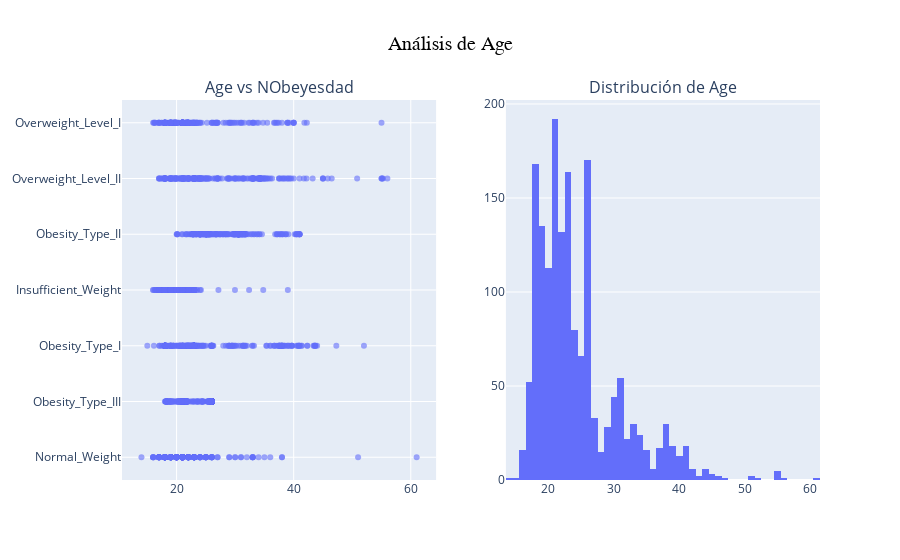
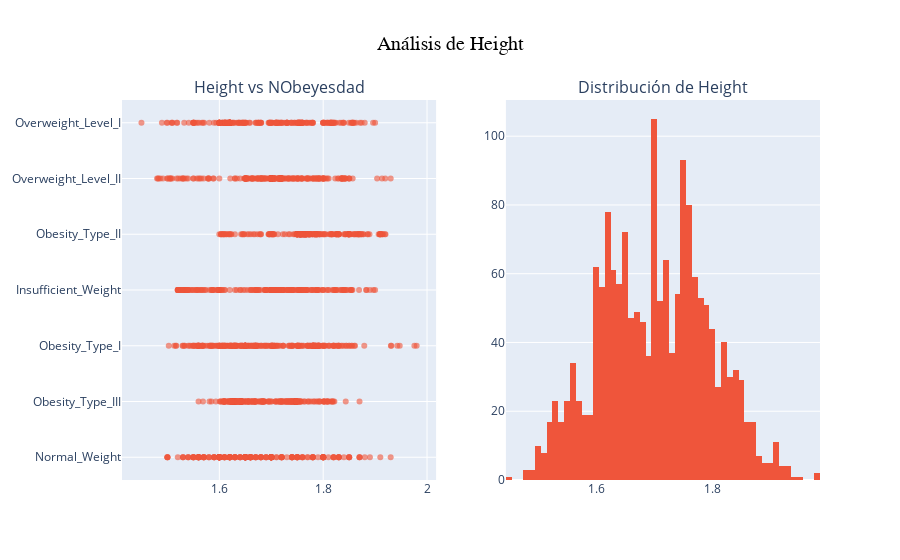
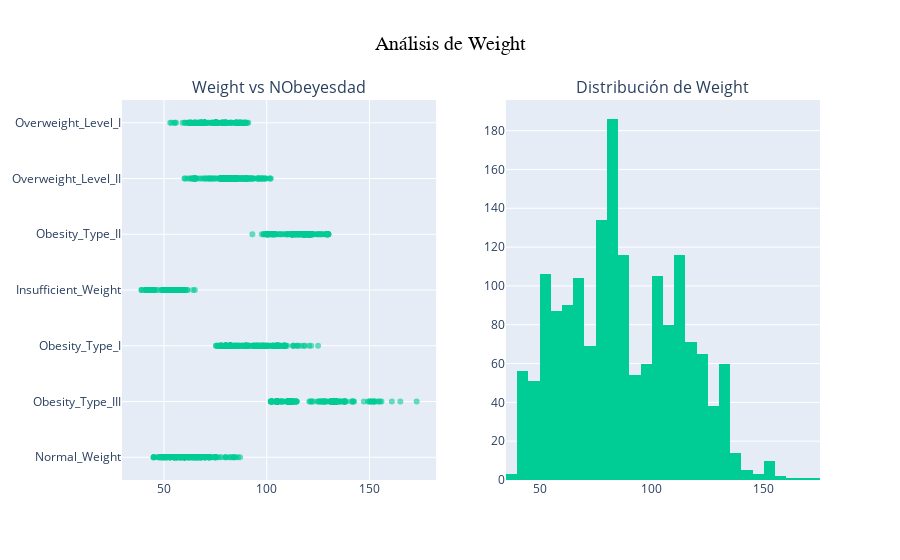
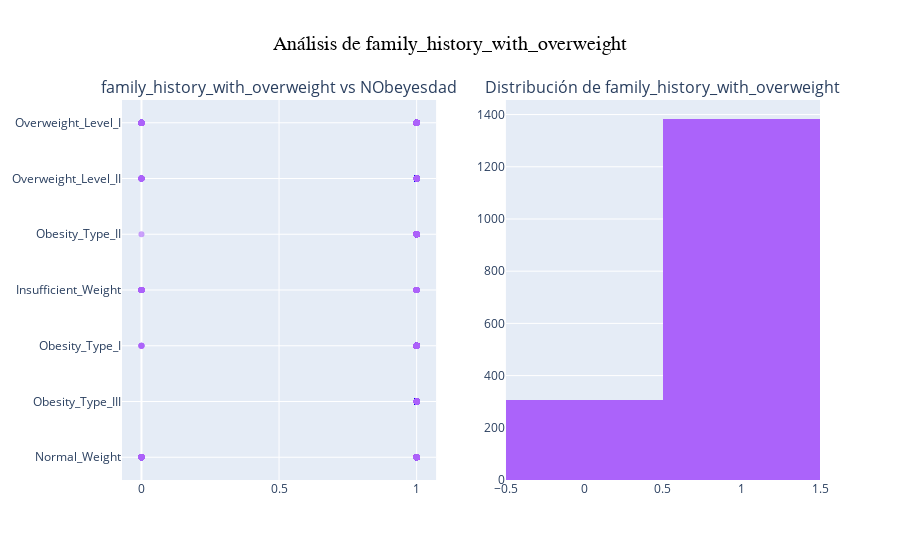

The notebook cell these images were saved under, in order:
### Markdown cell above
Para las variables numéricas, se procede a analizar su comportamiento respecto al target `NObeyesdad`:

### Code cell
for i, var in enumerate(numerical_cols):
    color = colors[i]

    fig = make_subplots(rows=1, cols=2, subplot_titles=(f"{var} vs NObeyesdad", f"Distribución de {var}"))

    scatter = go.Scatter(x=train_df_clas[var], y=train_df_clas["NObeyesdad"], mode="markers", marker=dict(color=color, opacity=0.6), name=f"{var} vs NObeyesdad")
    fig.add_trace(scatter, row=1, col=1)

    hist = go.Histogram(x=train_df_clas[var], marker_color=color, name=f"Distribución de {var}")
    fig.add_trace(hist, row=1, col=2)

    fig.update_layout(title_text=f"Análisis de {var}", title_font=dict(size=20, family="Arial", color="black"), title_x=0.5, showlegend=False)

    fig.show()

### Figure 1 — Plotly figure (JSON) as saved in the notebook; plotly's stock layout.template omitted (floating-point values rounded to 4 significant figures; data arrays with more than 128 entries replaced by an {"elided": "..."} marker saying what was removed)
{"data": [{"marker": {"color": "#636EFA", "opacity": 0.6}, "mode": "markers", "name": "Age vs NObeyesdad", "type": "scatter", "x": {"elided": "1688 float values"}, "xaxis": "x", "y": {"elided": "1688 str values"}, "yaxis": "y"}, {"marker": {"color": "#636EFA"}, "name": "Distribución de Age", "type": "histogram", "x": {"elided": "1688 float values"}, "xaxis": "x2", "yaxis": "y2"}], "layout": {"annotations": [{"font": {"size": 16}, "showarrow": false, "text": "Age vs NObeyesdad", "x": 0.225, "xanchor": "center", "xref": "paper", "y": 1, "yanchor": "bottom", "yref": "paper"}, {"font": {"size": 16}, "showarrow": false, "text": "Distribución de Age", "x": 0.775, "xanchor": "center", "xref": "paper", "y": 1, "yanchor": "bottom", "yref": "paper"}], "showlegend": false, "title": {"font": {"color": "black", "family": "Arial", "size": 20}, "text": "Análisis de Age", "x": 0.5}, "xaxis": {"anchor": "y", "domain": [0, 0.45]}, "xaxis2": {"anchor": "y2", "domain": [0.55, 1]}, "yaxis": {"anchor": "x", "domain": [0, 1]}, "yaxis2": {"anchor": "x2", "domain": [0, 1]}}}

### Figure 2 — Plotly figure (JSON) as saved in the notebook; plotly's stock layout.template omitted (floating-point values rounded to 4 significant figures; data arrays with more than 128 entries replaced by an {"elided": "..."} marker saying what was removed)
{"data": [{"marker": {"color": "#EF553B", "opacity": 0.6}, "mode": "markers", "name": "Height vs NObeyesdad", "type": "scatter", "x": {"elided": "1688 float values"}, "xaxis": "x", "y": {"elided": "1688 str values"}, "yaxis": "y"}, {"marker": {"color": "#EF553B"}, "name": "Distribución de Height", "type": "histogram", "x": {"elided": "1688 float values"}, "xaxis": "x2", "yaxis": "y2"}], "layout": {"annotations": [{"font": {"size": 16}, "showarrow": false, "text": "Height vs NObeyesdad", "x": 0.225, "xanchor": "center", "xref": "paper", "y": 1, "yanchor": "bottom", "yref": "paper"}, {"font": {"size": 16}, "showarrow": false, "text": "Distribución de Height", "x": 0.775, "xanchor": "center", "xref": "paper", "y": 1, "yanchor": "bottom", "yref": "paper"}], "showlegend": false, "title": {"font": {"color": "black", "family": "Arial", "size": 20}, "text": "Análisis de Height", "x": 0.5}, "xaxis": {"anchor": "y", "domain": [0, 0.45]}, "xaxis2": {"anchor": "y2", "domain": [0.55, 1]}, "yaxis": {"anchor": "x", "domain": [0, 1]}, "yaxis2": {"anchor": "x2", "domain": [0, 1]}}}

### Figure 3 — Plotly figure (JSON) as saved in the notebook; plotly's stock layout.template omitted (floating-point values rounded to 4 significant figures; data arrays with more than 128 entries replaced by an {"elided": "..."} marker saying what was removed)
{"data": [{"marker": {"color": "#00CC96", "opacity": 0.6}, "mode": "markers", "name": "Weight vs NObeyesdad", "type": "scatter", "x": {"elided": "1688 float values"}, "xaxis": "x", "y": {"elided": "1688 str values"}, "yaxis": "y"}, {"marker": {"color": "#00CC96"}, "name": "Distribución de Weight", "type": "histogram", "x": {"elided": "1688 float values"}, "xaxis": "x2", "yaxis": "y2"}], "layout": {"annotations": [{"font": {"size": 16}, "showarrow": false, "text": "Weight vs NObeyesdad", "x": 0.225, "xanchor": "center", "xref": "paper", "y": 1, "yanchor": "bottom", "yref": "paper"}, {"font": {"size": 16}, "showarrow": false, "text": "Distribución de Weight", "x": 0.775, "xanchor": "center", "xref": "paper", "y": 1, "yanchor": "bottom", "yref": "paper"}], "showlegend": false, "title": {"font": {"color": "black", "family": "Arial", "size": 20}, "text": "Análisis de Weight", "x": 0.5}, "xaxis": {"anchor": "y", "domain": [0, 0.45]}, "xaxis2": {"anchor": "y2", "domain": [0.55, 1]}, "yaxis": {"anchor": "x", "domain": [0, 1]}, "yaxis2": {"anchor": "x2", "domain": [0, 1]}}}

### Figure 4 — Plotly figure (JSON) as saved in the notebook; plotly's stock layout.template omitted (floating-point values rounded to 4 significant figures; data arrays with more than 128 entries replaced by an {"elided": "..."} marker saying what was removed)
{"data": [{"marker": {"color": "#AB63FA", "opacity": 0.6}, "mode": "markers", "name": "family_history_with_overweight vs NObeyesdad", "type": "scatter", "x": {"elided": "1688 int values"}, "xaxis": "x", "y": {"elided": "1688 str values"}, "yaxis": "y"}, {"marker": {"color": "#AB63FA"}, "name": "Distribución de family_history_with_overweight", "type": "histogram", "x": {"elided": "1688 int values"}, "xaxis": "x2", "yaxis": "y2"}], "layout": {"annotations": [{"font": {"size": 16}, "showarrow": false, "text": "family_history_with_overweight vs NObeyesdad", "x": 0.225, "xanchor": "center", "xref": "paper", "y": 1, "yanchor": "bottom", "yref": "paper"}, {"font": {"size": 16}, "showarrow": false, "text": "Distribución de family_history_with_overweight", "x": 0.775, "xanchor": "center", "xref": "paper", "y": 1, "yanchor": "bottom", "yref": "paper"}], "showlegend": false, "title": {"font": {"color": "black", "family": "Arial", "size": 20}, "text": "Análisis de family_history_with_overweight", "x": 0.5}, "xaxis": {"anchor": "y", "domain": [0, 0.45]}, "xaxis2": {"anchor": "y2", "domain": [0.55, 1]}, "yaxis": {"anchor": "x", "domain": [0, 1]}, "yaxis2": {"anchor": "x2", "domain": [0, 1]}}}
